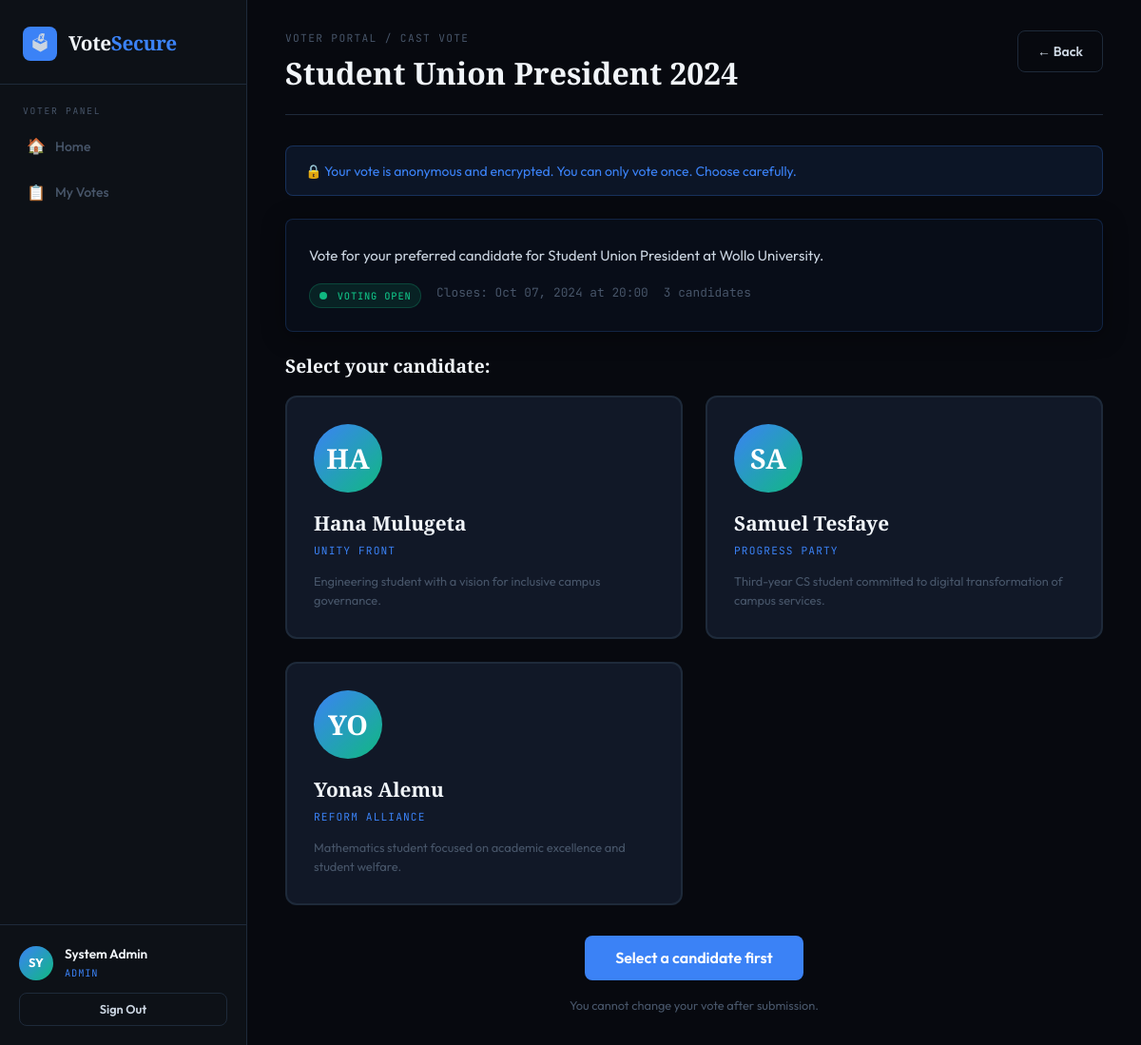
/voter/vote.php?id=1 (signed in), run on the app's committed database.
### tables this page shows
CREATE TABLE users (
    id INT AUTO_INCREMENT PRIMARY KEY,
    full_name VARCHAR(100) NOT NULL,
    email VARCHAR(150) NOT NULL UNIQUE,
    national_id VARCHAR(50) NOT NULL UNIQUE,
    password VARCHAR(255) NOT NULL,
    role ENUM('voter','admin') DEFAULT 'voter',
    is_verified TINYINT(1) DEFAULT 0,
    profile_photo VARCHAR(255) DEFAULT NULL,
    created_at TIMESTAMP DEFAULT CURRENT_TIMESTAMP,
    updated_at TIMESTAMP DEFAULT CURRENT_TIMESTAMP ON UPDATE CURRENT_TIMESTAMP
);

CREATE TABLE elections (
    id INT AUTO_INCREMENT PRIMARY KEY,
    title VARCHAR(200) NOT NULL,
    description TEXT,
    start_date DATETIME NOT NULL,
    end_date DATETIME NOT NULL,
    status ENUM('upcoming','active','closed') DEFAULT 'upcoming',
    created_by INT NOT NULL,
    created_at TIMESTAMP DEFAULT CURRENT_TIMESTAMP,
    FOREIGN KEY (created_by) REFERENCES users(id) ON DELETE CASCADE
);

CREATE TABLE candidates (
    id INT AUTO_INCREMENT PRIMARY KEY,
    election_id INT NOT NULL,
    full_name VARCHAR(100) NOT NULL,
    party VARCHAR(100) DEFAULT NULL,
    bio TEXT,
    photo VARCHAR(255) DEFAULT NULL,
    position INT DEFAULT 0,
    created_at TIMESTAMP DEFAULT CURRENT_TIMESTAMP,
    FOREIGN KEY (election_id) REFERENCES elections(id) ON DELETE CASCADE
);

### includes/auth.php (called while the page is built, shortened)
<?php
function currentUser(): ?array {
    $db = getDB();
    $stmt = $db->prepare("SELECT id, full_name, email, role, national_id FROM users WHERE id = ?");
    $stmt->execute([$_SESSION['user_id']]);
    return $stmt->fetch() ?: null;
}
function getElection(int $id): ?array {
    $db   = getDB();
    $stmt = $db->prepare("SELECT * FROM elections WHERE id = ?");
    $stmt->execute([$id]);
    return $stmt->fetch() ?: null;
}
function getCandidates(int $electionId): array {
    $db   = getDB();
    $stmt = $db->prepare("SELECT c.*,
                          (SELECT COUNT(*) FROM votes WHERE candidate_id = c.id) AS vote_count
                          FROM candidates c WHERE c.election_id = ?
                          ORDER BY c.position ASC, c.full_name ASC");
    $stmt->execute([$electionId]);
    return $stmt->fetchAll();
}

### voter/vote.php (the view, shortened to what this page needs)
<?php
require_once __DIR__ . '/../includes/auth.php';
$user       = currentUser();
$election_id = (int)($_GET['id'] ?? 0);
$election   = $election_id ? getElection($election_id) : null;
$candidates = getCandidates($election_id);
$nav_sections = [
    ['label' => 'Voter Panel', 'items' => [
        ['href' => 'dashboard.php', 'icon' => '🏠', 'label' => 'Home'],
        ['href' => 'history.php',   'icon' => '📋', 'label' => 'My Votes'],
    ]],
];
?>
<!DOCTYPE html>
<html lang="en">
<head>
  <link rel="stylesheet" href="../assets/style.css"/>
</head>
<body>
<div class="page-wrapper">
  <?php include __DIR__ . '/../includes/sidebar.php'; ?>
  <main class="main-content">
    <div class="page-header animate-in">
      <div class="page-header-left">
        <div class="breadcrumb">Voter Portal / Cast Vote</div>
        <h1><?= htmlspecialchars($election['title']) ?></h1>
      </div>
      <a href="dashboard.php" class="btn btn-outline">← Back</a>
    </div>
    <div class="alert alert-info animate-in" style="margin-bottom:1.5rem;">
      🔒 Your vote is anonymous and encrypted. You can only vote once. Choose carefully.
    </div>
    <div class="card animate-in mb-3" style="background:rgba(59,130,246,0.04);border-color:rgba(59,130,246,0.2);">
      <p style="color:var(--text);line-height:1.8;"><?= htmlspecialchars($election['description']) ?></p>
      <div class="flex gap-2 mt-2" style="flex-wrap:wrap;">
        <span class="badge badge-active"><span class="live-dot"></span>Voting Open</span>
        <span class="mono text-sm text-muted">Closes: <?= date('M d, Y \a\t H:i', strtotime($election['end_date'])) ?></span>
        <span class="mono text-sm text-muted"><?= count($candidates) ?> candidates</span>
      </div>
    </div>
    <form id="vote-form" method="POST" class="animate-in">
      <h3 style="font-family:'Cormorant Garamond',serif;color:var(--white);margin-bottom:1.25rem;font-size:1.2rem;">
        Select your candidate:
      </h3>
      <?php if (empty($candidates)): ?>
        <div class="empty-state">
          <div class="empty-state-icon">👤</div>
          <h3>No candidates available</h3>
        </div>
      <?php else: ?>
      <div class="candidates-grid">
        <?php foreach ($candidates as $c): ?>
        <div class="candidate-card" onclick="selectCandidate(<?= $c['id'] ?>)">
          <div class="candidate-photo"><?= strtoupper(substr($c['full_name'],0,2)) ?></div>
          <div class="candidate-name"><?= htmlspecialchars($c['full_name']) ?></div>
          <?php if ($c['party']): ?>
          <div class="candidate-party"><?= htmlspecialchars($c['party']) ?></div>
          <?php endif; ?>
          <div class="candidate-bio"><?= htmlspecialchars($c['bio'] ?: 'No biography provided.') ?></div>
        </div>
        <?php endforeach; ?>
      </div>
      <div style="margin-top:2rem;text-align:center;">
        <button type="submit" id="submit-vote-btn" class="btn btn-primary btn-lg" disabled style="justify-content:center;min-width:220px;">
          Select a candidate first
        </button>
        <p class="text-sm text-muted mt-2">You cannot change your vote after submission.</p>
      </div>
      <?php endif; ?>
    </form>
  </main>
</div>
</body>
</html>

### includes/sidebar.php (shortened to what this page needs)
<aside class="sidebar">
  <div class="sidebar-logo">
    <div class="sidebar-logo-icon">🗳</div>
    <span class="sidebar-logo-text">Vote<span>Secure</span></span>
  </div>
  <?php foreach ($nav_sections as $section): ?>
  <div class="sidebar-section">
    <p class="sidebar-section-label"><?= $section['label'] ?></p>
    <ul class="sidebar-nav">
      <?php foreach ($section['items'] as $item): ?>
      <li>
        <a href="<?= $item['href'] ?>" <?= (basename($_SERVER['PHP_SELF']) === basename($item['href'])) ? 'class="active"' : '' ?>>
          <span class="nav-icon"><?= $item['icon'] ?></span>
          <?= $item['label'] ?>
        </a>
      </li>
      <?php endforeach; ?>
    </ul>
  </div>
  <?php endforeach; ?>
  <div class="sidebar-user">
    <div class="sidebar-user-info">
      <div class="user-avatar"><?= strtoupper(substr($user['full_name'], 0, 2)) ?></div>
      <div>
        <div class="user-name"><?= htmlspecialchars($user['full_name']) ?></div>
        <div class="user-role"><?= $user['role'] ?></div>
      </div>
    </div>
    <a href="<?= APP_URL ?>/logout.php" class="btn btn-outline btn-sm w-full" style="justify-content:center;">
      Sign Out
    </a>
  </div>
</aside>

### data on the page
users: full_name "SY", full_name "System Admin", role "ADMIN"
elections: title "Student Union President 2024", description "Vote for your preferred candidate for Student Union President at Wollo University.", end_date "Oct 07, 2024 at 20:00"
candidates: full_name "HA", full_name "Hana Mulugeta", party "UNITY FRONT", bio "Engineering student with a vision for inclusive campus governance."
candidates: full_name "SA", full_name "Samuel Tesfaye", party "PROGRESS PARTY", bio "Third-year CS student committed to digital transformation of campus services."
candidates: full_name "YO", full_name "Yonas Alemu", party "REFORM ALLIANCE", bio "Mathematics student focused on academic excellence and student welfare."

### other printed values
$section['label'] "VOTER PANEL"
$item['icon'] "🏠"
$item['label'] "Home"
$item['icon'] "📋"
$item['label'] "My Votes"
count($candidates) "3"
